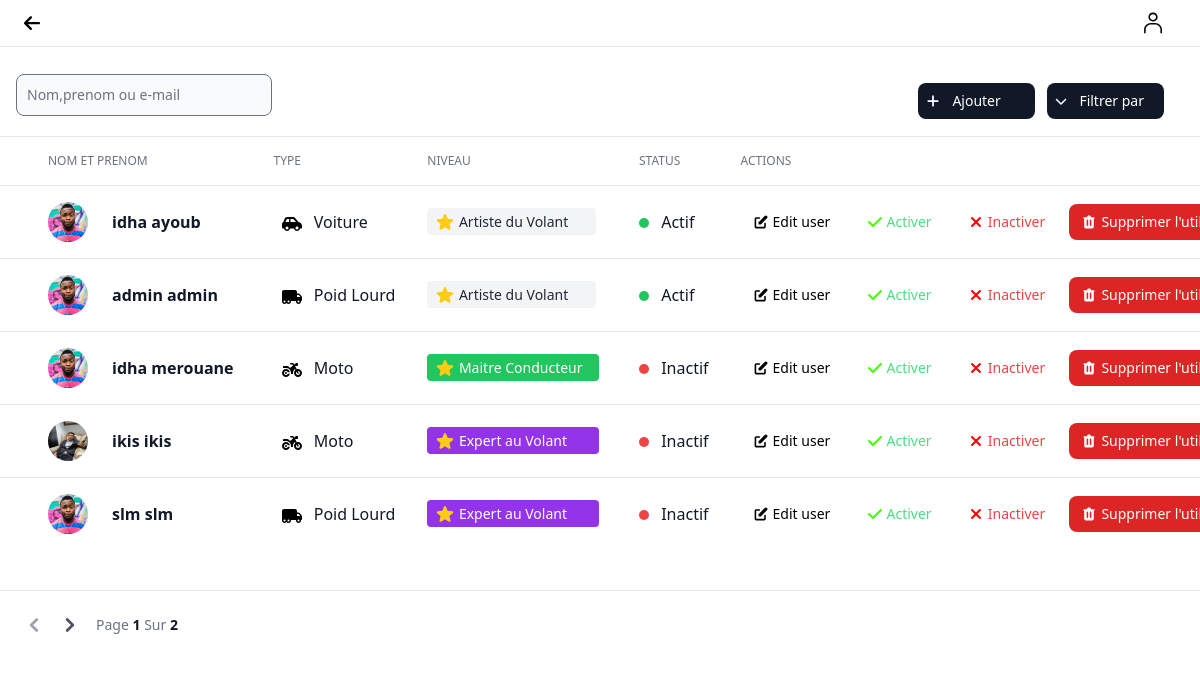
/drivers_list, run on the app's committed database.
### app/models.py (models this page shows, shortened)
class Driver(models.Model):
    CAR = 'Voiture'
    MOTO = 'Moto'
    POIDS_LOURD = 'Poids Lourd'
    VEHICLE_CHOICES = [
        (CAR ,'Voiture'),
        (MOTO ,'Moto'),
        (POIDS_LOURD ,'Poids lourd'),
    ]
    Artiste_du_Volant='Artiste du Volant'
    Maitre_Conducteur='Maitre Conducteur'
    Expert_au_Volant='Expert au Volant'
    LEVEL_CHOICES=[
        (Artiste_du_Volant, 'Artiste du Volant'),
        (Maitre_Conducteur, 'Maitre Conducteur'),
        (Expert_au_Volant, 'Expert au Volant'),
    ]
    user=models.OneToOneField(User,on_delete=models.CASCADE,null=True)
    level=models.CharField(max_length=20,choices=LEVEL_CHOICES,null=True)
    is_driver=models.BooleanField(null=True)
    vehicle = models.CharField(max_length=20, choices=VEHICLE_CHOICES,null=True)

class User_otherfields(models.Model):
    user=models.OneToOneField(User,on_delete=models.CASCADE,null=True)
    profile_image=models.ImageField(upload_to="static" , null=True)
    cni=models.CharField(max_length=10,blank=True)

### sfe/views.py (the view)
# urls.py: path('drivers_list',views.drivers_list,name="drivers_list"),
def drivers_list(request):
    users = Driver.objects.all()
    user_otherfields=User_otherfields.objects.all()
    paginator = Paginator(users, 5)
    page_number = request.GET.get('page')
    page_obj = paginator.get_page(page_number)
    if page_obj is EmptyPage:
        render("userslist")
    user_approved = User.objects.filter(is_active=True)
    user_inapproved = User.objects.filter(is_active=False)
    context = {
        'users':users,
        'page_obj': page_obj,
        'user_approved': user_approved,
        'user_inapproved': user_inapproved,
        'user_otherfields':user_otherfields,
    }
    return render(request,"adm/drivers_list.html",context)

### templates/adm/drivers_list.html (shortened to what this page needs)
{% extends 'admdashnav.html' %}
{% load static tailwind_tags %}
{% load static %}
{% block content %}
<div class="px-4 bg-white block sm:flex items-center justify-between border-b border-gray-200 lg:mt-1.5 pt-12 ">
    <div class="w-full mb-1">
            {% include "msg/msg.html" %}
        <div class="sm:flex">
            <div class="items-center hidden mb-3 sm:flex sm:divide-x sm:divide-gray-100 sm:mb-0 ">
                <form class="lg:pr-3" action="search_user" method="GET">
                <div class="relative mt-1 lg:w-64 xl:w-96">
                    <input type="text" name="search_input" id="search_input" class="bg-gray-50  text-gray-900 sm:text-sm rounded-lg focus:ring-primary-500 focus:border-primary-500 block w-full p-2.5" placeholder="Nom,prenom ou e-mail">
                </div>
                </form>
            </div>
            <div class="flex items-center ml-auto space-x-2 sm:space-x-3">
                <button  data-modal-target="add-user-modal" data-modal-toggle="add-user-modal" class="bg-gray-900 inline-flex items-center justify-center w-1/2  py-2 text-sm font-medium text-center text-white rounded-lg bg-primary-700 hover:bg-primary-800 px-2">
                    <p class="px-3">Ajouter&nbsp&nbsp&nbsp&nbsp</p>
                </button>
                <button id="dropdownActionButton" data-dropdown-toggle="dropdownAction" class="bg-gray-900 inline-flex items-center justify-center w-1/2  py-2 text-sm font-medium text-center text-white rounded-lg bg-primary-700 hover:bg-primary-800 px-2">
                <p class="px-3">Filtrer par</p>
                </button>
            </div>
        </div>
    </div>
</div>
<div class="flex flex-col pb-10">
    <div class="overflow-x-auto">
        <div class="inline-block min-w-full align-middle">
            <div class="overflow-hidden shadow">
                <table class="min-w-full divide-y divide-gray-200 table-fixed ">
                    <thead class="bg-white">
                        <tr>
                            <th scope="col" class="p-3">
                            </th>
                            <th scope="col" class="p-4 text-xs font-medium text-left text-gray-500 uppercase ">
                                Nom et prenom
                            </th>
                            <th scope="col" class="p-4 text-xs font-medium text-left text-gray-500 uppercase ">
                                Type
                            </th>
                            <th scope="col" class="p-4 text-xs font-medium text-left text-gray-500 uppercase ">
                                Niveau
                            </th>
                            <th scope="col" class="p-4 text-xs font-medium text-left text-gray-500 uppercase ">
                                Status
                            </th>
                            <th scope="col" class="p-4 text-xs font-medium text-left text-gray-500 uppercase ">
                                Actions
                            </th>
                        </tr>
                    </thead>
                    {% for i in page_obj  %}
                    <tbody class="bg-white divide-y divide-gray-200  ">
                        <tr class="hover:bg-gray-100 ">
                            <td class="w-4 p-4">
                            </td>
                            <td class="flex items-center p-4 mr-12 space-x-6 whitespace-nowrap">
                                <img class="w-10 h-10 rounded-full" src="{{i.user.user_otherfields.profile_image.url}}" alt="{{ i.user.username }}">
                                <div class="text-sm font-normal text-gray-500 ">
                                    <div class="text-base font-semibold text-gray-900 "><button > <a href="{% url 'profile' user_id=i.user.id %}"> {{i.user.last_name}} {{i.user.first_name}} </a></button></div>
                                </div>
                            </td>
                            {% if i.vehicle == "Voiture" %}
                            <td class="p-4 text-base font-medium text-gray-900 whitespace-nowrap ">
                              Voiture
                            </td>
                            {% elif  i.vehicle == 'Moto' %}
                            <td class="p-4 text-base font-medium text-gray-900 whitespace-nowrap ">
                              Moto
                            </td>
                            {% else %}
                            <td class="p-4 text-base font-medium text-gray-900 whitespace-nowrap ">
                              Poid Lourd
                            </td>
                            {% endif %}
                             {% if i.level == 'Artiste du Volant' %}
                             <td class="p-4 text-base font-medium text-gray-900 whitespace-nowrap ">
                              <span class="bg-gray-100 text-gray-800 text-sm font-medium me-2 py-1 pl-2 pr-5 rounded  ">
                                      <p class="me-2 inline-block ">Artiste du Volant</p>
                              </span>
                            </td>
                            {% elif i.level == 'Maitre Conducteur' %}
                            <td class="p-4 text-base font-medium text-gray-900 whitespace-nowrap ">
                              <span class="bg-green-500 text-white text-sm font-medium me-2 py-1 px-2 rounded  ">
                                      <p class="me-2 inline-block ">Maitre Conducteur</p>
                              </span>
                            </td>
                            {% else %}
                            <td class="p-4 text-base font-medium text-gray-900 whitespace-nowrap ">
                              <span class="bg-purple-600 text-white text-sm font-medium me-2 py-1 pl-2 pr-6 rounded  ">
                                      <p class="me-2 inline-block ">Expert au Volant</p>
                              </span>
                            </td>
                             {% endif %}
                             {% if i.user.is_active is True %}
                            <td class="p-4 text-base font-medium text-gray-900 whitespace-nowrap "><div class="h-2.5 w-2.5 rounded-full bg-green-500 me-2 inline-block"></div> Actif</td>
                            {% else %}
                            <td class="p-4 text-base font-medium text-gray-900 whitespace-nowrap "><div class="h-2.5 w-2.5 rounded-full bg-red-500 me-2 inline-block"></div> Inactif</td>
                            {% endif %}
                            <td class="p-4 space-x-2 whitespace-nowrap">
                                <button type="button" data-modal-target="edit-user-modal-{{user.id}}" data-modal-toggle="edit-user-modal-{{user.id}}" class="inline-flex items-center px-3 py-2 text-sm font-medium text-center text-black rounded-lg bg-primary-700 hover:bg-primary-800 focus:ring-4 focus:ring-primary-300 ">
                                    Edit user
                                </button>
                                <button type="button"  class="hover:underline inline-flex items-center px-3 py-2 text-sm font-medium text-center text-black rounded-lg bg-primary-700 hover:bg-primary-800 focus:ring-4 focus:ring-primary-300 ">
                                    <a href="{% url 'approve_user' user_id=user.id %}" class="text-green-400">Activer</a>
                                </button>
                                <button type="button"  class="hover:underline inline-flex items-center px-3 py-2 text-sm font-medium text-center text-black rounded-lg bg-primary-700 hover:bg-primary-800 focus:ring-4 focus:ring-primary-300 ">
                                    <a href="{% url 'inapprove_user' user_id=user.id %}" class="text-red-500 ">Inactiver</a>
                                </button>
                                <button type="button" data-modal-target="delete-user-modal-{{user.id}}" data-modal-toggle="delete-user-modal-{{user.id}}" class="inline-flex items-center px-3 py-2 text-sm font-medium text-center text-white bg-red-600 rounded-lg hover:bg-red-800 focus:ring-4 focus:ring-red-300 dark:focus:ring-red-900">
                                    Supprimer l'utilisateur
                                </button>
                            </td>
                        </tr>
                    </tbody>
                    {% endfor %}
                </table>
            </div>
        </div>
    </div>
</div>
<div class="sticky bottom-0 right-0 items-center w-full p-4 bg-white border-t border-gray-200 sm:flex sm:justify-between  ">
    <div class="flex items-center mb-4 sm:mb-0">
        {% if page_obj.has_previous%}
        <a href="?page={{page_obj.previous_page_number}}" class="inline-flex justify-center p-1 text-gray-600 rounded cursor-pointer hover:text-gray-900 hover:bg-gray-100 ">
            <svg class="w-7 h-7" fill="currentColor" viewBox="0 0 20 20" xmlns="http://www.w3.org/2000/svg"><path fill-rule="evenodd" d="M12.707 5.293a1 1 0 010 1.414L9.414 10l3.293 3.293a1 1 0 01-1.414 1.414l-4-4a1 1 0 010-1.414l4-4a1 1 0 011.414 0z" clip-rule="evenodd"></path></svg>
        </a>
        {% else %}
        <a href="?page=1" class="inline-flex justify-center p-1 text-gray-400 rounded cursor-pointer hover:text-gray-900 hover:bg-gray-100 ">
            <svg class="w-7 h-7 " fill="currentColor" viewBox="0 0 20 20" xmlns="http://www.w3.org/2000/svg"><path fill-rule="evenodd" d="M12.707 5.293a1 1 0 010 1.414L9.414 10l3.293 3.293a1 1 0 01-1.414 1.414l-4-4a1 1 0 010-1.414l4-4a1 1 0 011.414 0z" clip-rule="evenodd"></path></svg>
        </a>
        {% endif %}
        {% if page_obj.has_next %}
        <a href="?page={{page_obj.next_page_number}}" class="inline-flex justify-center p-1 mr-2 text-gray-600 rounded cursor-pointer hover:text-gray-900 hover:bg-gray-100 ">
            <svg class="w-7 h-7" fill="currentColor" viewBox="0 0 20 20" xmlns="http://www.w3.org/2000/svg"><path fill-rule="evenodd" d="M7.293 14.707a1 1 0 010-1.414L10.586 10 7.293 6.707a1 1 0 011.414-1.414l4 4a1 1 0 010 1.414l-4 4a1 1 0 01-1.414 0z" clip-rule="evenodd"></path></svg>
        </a>
        {% endif %}
        <span class="text-sm font-normal text-gray-500 dark:text-gray-400">Page <span class="font-semibold text-gray-900 ">{{page_obj.number}}</span> Sur <span class="font-semibold text-gray-900 ">{{page_obj.paginator.num_pages}}</span></span>
    </div>
</div>
        {% endblock content %}

### data on the page
Driver: user.user_otherfields.profile_image (picture), user.last_name "idha", user.first_name "ayoub", vehicle "Voiture" (drawn), shows "Artiste du Volant", shows "Actif"
Driver: user.user_otherfields.profile_image (picture), user.last_name "admin", user.first_name "admin", vehicle "Poid Lourd", shows "Artiste du Volant", shows "Actif"
Driver: user.user_otherfields.profile_image (picture), user.last_name "idha", user.first_name "merouane", vehicle "Moto" (drawn), shows "Maitre Conducteur", shows "Inactif"
Driver: user.user_otherfields.profile_image (picture), user.last_name "ikis", user.first_name "ikis", vehicle "Moto" (drawn), level "Expert au Volant", shows "Inactif"
Driver: user.user_otherfields.profile_image (picture), user.last_name "slm", user.first_name "slm", vehicle "Poid Lourd", shows "Expert au Volant", shows "Inactif"

### other printed values
{{ page_obj.number }} "1"
{{ page_obj.paginator.num_pages }} "2"
